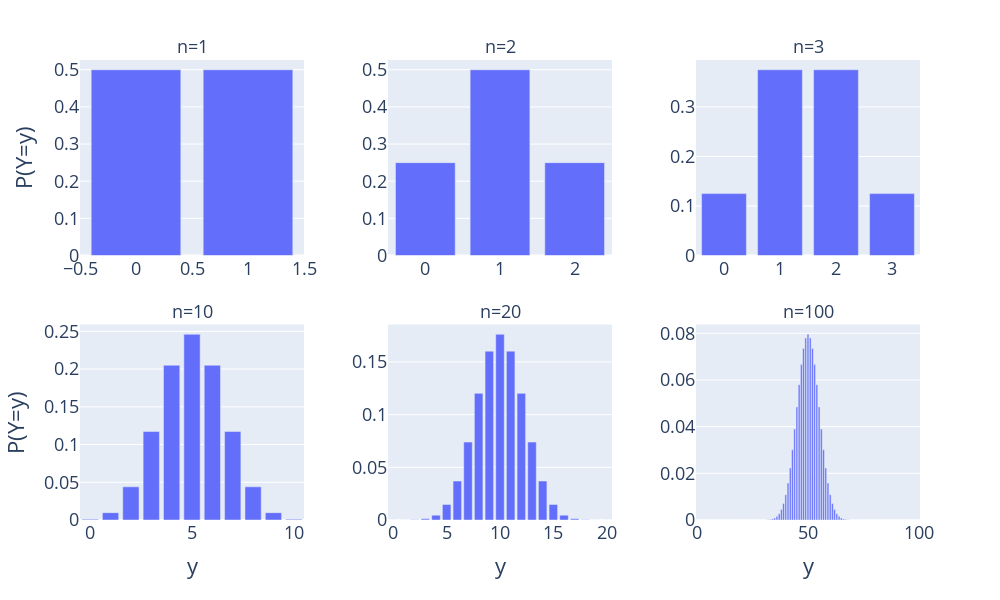

The notebook cell saved with this chart:
### Markdown cell above
## Visualizing the Binomial Distribution

> This section replicates figures from the lecture slides. We won't cover it together.

The binomial distribution provides the probability of $y$ successes among $n$ trials,
where each trial has $p$ probability of success:

$$
P(Y=y) = \binom{n}{y} p^y (1-p)^{n-y}
$$

Equivalently, a binomial RV is a sum of $n$ Bernoulli RVs, each with probability $p$ of success.

We can visualize the binomial distribution for different combinations of
$n$ and $p$, as a function of $y$:

### Code cell
# Make a grid plots the binomial distribution for p = 0.5 and n = [1, 2, 3, 10, 100]

# np.math.comb(n,k) gives the binomial coefficient for "n choose k"
def binom(n, k, p): 
  return np.math.comb(n, k) * p**k * (1-p)**(n-k)

n_values = [1, 2, 3, 10, 20, 100]

binom_df = pd.DataFrame({
    "n": np.concatenate([[n] * (n+1) for n in n_values]),
    "y": np.concatenate([np.arange(n+1) for n in n_values]),
    "P(Y=y)": [binom(n, y, 0.5) for n in n_values for y in range(n+1)]
})

fig = px.bar(binom_df, x="y", y="P(Y=y)", 
             facet_col="n", facet_col_wrap=3,
             facet_col_spacing=0.1, facet_row_spacing=0.15)

# Show axis ticks on all subplots
fig.update_yaxes(matches=None, showticklabels=True)
fig.update_xaxes(matches=None, showticklabels=True)

# Increase font size
fig.update_layout(font=dict(size=18))

# Increase size of figure
fig.update_layout(width=1000, height=600)

fig.show()

### Figure 1 — Plotly figure (JSON) as saved in the notebook; plotly's stock layout.template omitted (floating-point values rounded to 4 significant figures)
{"data": [{"hovertemplate": "n=1<br>y=%{x}<br>P(Y=y)=%{y}<extra></extra>", "legendgroup": "", "marker": {"color": "#636efa", "pattern": {"shape": ""}}, "name": "", "orientation": "v", "showlegend": false, "textposition": "auto", "type": "bar", "x": [0, 1], "xaxis": "x4", "y": [0.5, 0.5], "yaxis": "y4"}, {"hovertemplate": "n=2<br>y=%{x}<br>P(Y=y)=%{y}<extra></extra>", "legendgroup": "", "marker": {"color": "#636efa", "pattern": {"shape": ""}}, "name": "", "orientation": "v", "showlegend": false, "textposition": "auto", "type": "bar", "x": [0, 1, 2], "xaxis": "x5", "y": [0.25, 0.5, 0.25], "yaxis": "y5"}, {"hovertemplate": "n=3<br>y=%{x}<br>P(Y=y)=%{y}<extra></extra>", "legendgroup": "", "marker": {"color": "#636efa", "pattern": {"shape": ""}}, "name": "", "orientation": "v", "showlegend": false, "textposition": "auto", "type": "bar", "x": [0, 1, 2, 3], "xaxis": "x6", "y": [0.125, 0.375, 0.375, 0.125], "yaxis": "y6"}, {"hovertemplate": "n=10<br>y=%{x}<br>P(Y=y)=%{y}<extra></extra>", "legendgroup": "", "marker": {"color": "#636efa", "pattern": {"shape": ""}}, "name": "", "orientation": "v", "showlegend": false, "textposition": "auto", "type": "bar", "x": [0, 1, 2, 3, 4, 5, 6, 7, 8, 9, 10], "xaxis": "x", "y": [0.0009766, 0.009766, 0.04395, 0.1172, 0.2051, 0.2461, 0.2051, 0.1172, 0.04395, 0.009766, 0.0009766], "yaxis": "y"}, {"hovertemplate": "n=20<br>y=%{x}<br>P(Y=y)=%{y}<extra></extra>", "legendgroup": "", "marker": {"color": "#636efa", "pattern": {"shape": ""}}, "name": "", "orientation": "v", "showlegend": false, "textposition": "auto", "type": "bar", "x": [0, 1, 2, 3, 4, 5, 6, 7, 8, 9, 10, 11, 12, 13, 14, 15, 16, 17, 18, 19, 20], "xaxis": "x2", "y": [9.537e-07, 1.907e-05, 0.0001812, 0.001087, 0.004621, 0.01479, 0.03696, 0.07393, 0.1201, 0.1602, 0.1762, 0.1602, 0.1201, 0.07393, 0.03696, 0.01479, 0.004621, 0.001087, 0.0001812, 1.907e-05, 9.537e-07], "yaxis": "y2"}, {"hovertemplate": "n=100<br>y=%{x}<br>P(Y=y)=%{y}<extra></extra>", "legendgroup": "", "marker": {"color": "#636efa", "pattern": {"shape": ""}}, "name": "", "orientation": "v", "showlegend": false, "textposition": "auto", "type": "bar", "x": [0, 1, 2, 3, 4, 5, 6, 7, 8, 9, 10, 11, 12, 13, 14, 15, 16, 17, 18, 19, 20, 21, 22, 23, 24, 25, 26, 27, 28, 29, 30, 31, 32, 33, 34, 35, 36, 37, 38, 39, 40, 41, 42, 43, 44, 45, 46, 47, 48, 49, 50, 51, 52, 53, 54, 55, 56, 57, 58, 59, 60, 61, 62, 63, 64, 65, 66, 67, 68, 69, 70, 71, 72, 73, 74, 75, 76, 77, 78, 79, 80, 81, 82, 83, 84, 85, 86, 87, 88, 89, 90, 91, 92, 93, 94, 95, 96, 97, 98, 99, 100], "xaxis": "x3", "y": [7.889e-31, 7.889e-29, 3.905e-27, 1.276e-25, 3.093e-24, 5.939e-23, 9.404e-22, 1.263e-20, 1.468e-19, 1.501e-18, 1.366e-17, 1.117e-16, 8.286e-16, 5.609e-15, 3.486e-14, 1.998e-13, 1.062e-12, 5.246e-12, 2.419e-11, 1.044e-10, 4.228e-10, 1.611e-09, 5.784e-09, 1.962e-08, 6.293e-08, 1.913e-07, 5.519e-07, 1.513e-06, 3.943e-06, 9.79e-06, 2.317e-05, 5.232e-05, 0.0001128, 0.0002325, 0.0004581, 0.0008639, 0.00156, 0.002698, 0.004473, 0.007111, 0.01084, 0.01587, 0.02229, 0.03007, 0.03895, 0.04847, 0.05796, 0.06659, 0.07353, 0.07803, 0.07959, 0.07803, 0.07353, 0.06659, 0.05796, 0.04847, 0.03895, 0.03007, 0.02229, 0.01587, 0.01084, 0.007111, 0.004473, 0.002698, 0.00156, 0.0008639, 0.0004581, 0.0002325, 0.0001128, 5.232e-05, 2.317e-05, 9.79e-06, 3.943e-06, 1.513e-06, 5.519e-07, 1.913e-07, 6.293e-08, 1.962e-08, 5.784e-09, 1.611e-09, 4.228e-10, 1.044e-10, 2.419e-11, 5.246e-12, 1.062e-12, 1.998e-13, 3.486e-14, 5.609e-15, 8.286e-16, 1.117e-16, 1.366e-17, 1.501e-18, 1.468e-19, 1.263e-20, 9.404e-22, 5.939e-23, 3.093e-24, 1.276e-25, 3.905e-27, 7.889e-29, 7.889e-31], "yaxis": "y3"}], "layout": {"annotations": [{"font": {}, "showarrow": false, "text": "n=10", "x": 0.1333, "xanchor": "center", "xref": "paper", "y": 0.425, "yanchor": "bottom", "yref": "paper"}, {"font": {}, "showarrow": false, "text": "n=20", "x": 0.5, "xanchor": "center", "xref": "paper", "y": 0.425, "yanchor": "bottom", "yref": "paper"}, {"font": {}, "showarrow": false, "text": "n=100", "x": 0.8667, "xanchor": "center", "xref": "paper", "y": 0.425, "yanchor": "bottom", "yref": "paper"}, {"font": {}, "showarrow": false, "text": "n=1", "x": 0.1333, "xanchor": "center", "xref": "paper", "y": 1, "yanchor": "bottom", "yref": "paper"}, {"font": {}, "showarrow": false, "text": "n=2", "x": 0.5, "xanchor": "center", "xref": "paper", "y": 1, "yanchor": "bottom", "yref": "paper"}, {"font": {}, "showarrow": false, "text": "n=3", "x": 0.8667, "xanchor": "center", "xref": "paper", "y": 1, "yanchor": "bottom", "yref": "paper"}], "barmode": "relative", "font": {"size": 18}, "height": 600, "legend": {"tracegroupgap": 0}, "margin": {"t": 60}, "width": 1000, "xaxis": {"anchor": "y", "domain": [0, 0.2667], "showticklabels": true, "title": {"text": "y"}}, "xaxis2": {"anchor": "y2", "domain": [0.3667, 0.6333], "showticklabels": true, "title": {"text": "y"}}, "xaxis3": {"anchor": "y3", "domain": [0.7333, 1], "showticklabels": true, "title": {"text": "y"}}, "xaxis4": {"anchor": "y4", "domain": [0, 0.2667], "showticklabels": true}, "xaxis5": {"anchor": "y5", "domain": [0.3667, 0.6333], "showticklabels": true}, "xaxis6": {"anchor": "y6", "domain": [0.7333, 1], "showticklabels": true}, "yaxis": {"anchor": "x", "domain": [0, 0.425], "showticklabels": true, "title": {"text": "P(Y=y)"}}, "yaxis2": {"anchor": "x2", "domain": [0, 0.425], "showticklabels": true}, "yaxis3": {"anchor": "x3", "domain": [0, 0.425], "showticklabels": true}, "yaxis4": {"anchor": "x4", "domain": [0.575, 1], "showticklabels": true, "title": {"text": "P(Y=y)"}}, "yaxis5": {"anchor": "x5", "domain": [0.575, 1], "showticklabels": true}, "yaxis6": {"anchor": "x6", "domain": [0.575, 1], "showticklabels": true}}}
